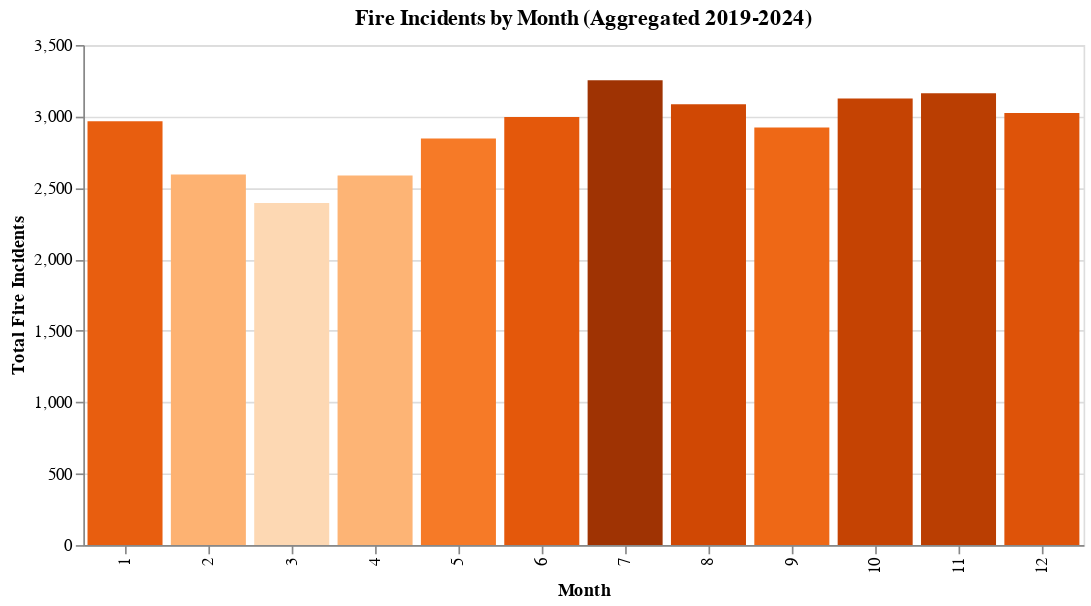

This figure's notebook cell:
### Code cell
# VISUALIZATION 3: Seasonal Pattern
monthly_pattern = df_fire_clean.groupby('month_response').size().reset_index(name='count')

alt.Chart(monthly_pattern).mark_bar().encode(
    x=alt.X('month_response:O', title='Month'),
    y=alt.Y('count:Q', title='Total Fire Incidents'),
    color=alt.Color('count:Q', scale=alt.Scale(scheme='oranges'), legend=None),
    tooltip=['month_response:O', 'count:Q']
).properties(
    width=600,
    height=300,
    title='Fire Incidents by Month (Aggregated 2019-2024)'
)

### Figure 1 — Vega-Lite specification as saved in the notebook (floating-point values rounded to 4 significant figures)
{"config": {"view": {"continuousWidth": 300, "continuousHeight": 300}}, "data": {"name": "data-ed45619b71ec7d714ddf86743c979927"}, "mark": {"type": "bar"}, "encoding": {"color": {"field": "count", "legend": null, "scale": {"scheme": "oranges"}, "type": "quantitative"}, "tooltip": [{"field": "month_response", "type": "ordinal"}, {"field": "count", "type": "quantitative"}], "x": {"field": "month_response", "title": "Month", "type": "ordinal"}, "y": {"field": "count", "title": "Total Fire Incidents", "type": "quantitative"}}, "height": 300, "title": "Fire Incidents by Month (Aggregated 2019-2024)", "width": 600, "$schema": "https://vega.github.io/schema/vega-lite/v5.17.0.json", "datasets": {"data-ed45619b71ec7d714ddf86743c979927": [{"month_response": 1, "count": 2967}, {"month_response": 2, "count": 2593}, {"month_response": 3, "count": 2395}, {"month_response": 4, "count": 2586}, {"month_response": 5, "count": 2846}, {"month_response": 6, "count": 2996}, {"month_response": 7, "count": 3254}, {"month_response": 8, "count": 3086}, {"month_response": 9, "count": 2923}, {"month_response": 10, "count": 3126}, {"month_response": 11, "count": 3163}, {"month_response": 12, "count": 3024}]}}
